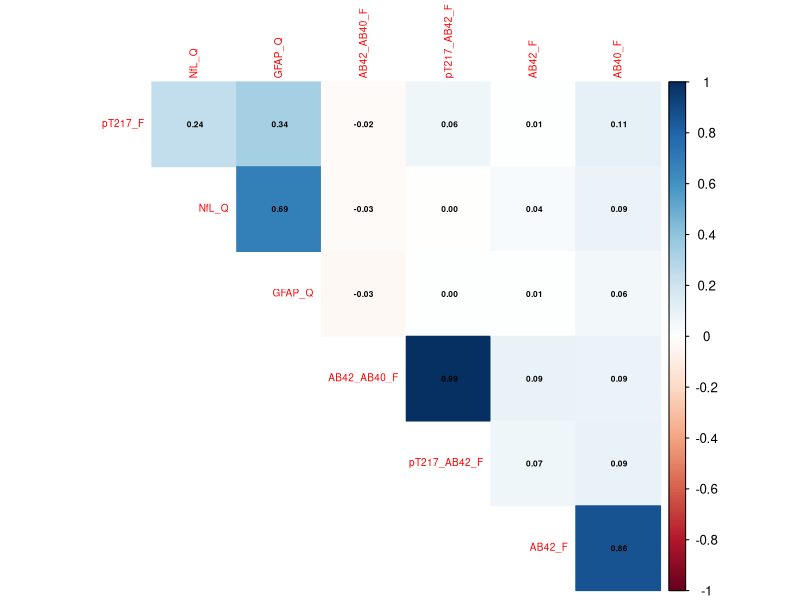

This chart was generated by the following R code:
## ---- chunk 1
# We load necessary packages 
library(dplyr) # To manipulate and transform data
library(corrplot) # To visualize correlation matrix
## ---- chunk 2
library(readr)
plasma_data <- read.csv("UPENN_PLASMA_FUJIREBIO_QUANTERIX_27Mar2026.csv")
## ---- chunk 3
# selecting the relevant variables -> why these ones???
biomarkers = plasma_data %>%
  select(
    "pT217_F", 
    "AB42_F", 
    "AB40_F", 
    "AB42_AB40_F", 
    "pT217_AB42_F", 
    "NfL_Q", 
    "GFAP_Q"
    )
## ---- chunk 4
# We count missing values per column in merged_data
sapply(biomarkers, function(x) sum(is.na(x)))
## ---- chunk 5
# We compute correlation matrix 
cor_matrix <- cor(biomarkers)  

# Correlation plot 
corrplot(cor_matrix,
         method = "color",
         type = "upper",
         order = "hclust",
         tl.cex = 0.6,
         number.cex = 0.5,
         addCoef.col = "black",
         diag = FALSE
         )
